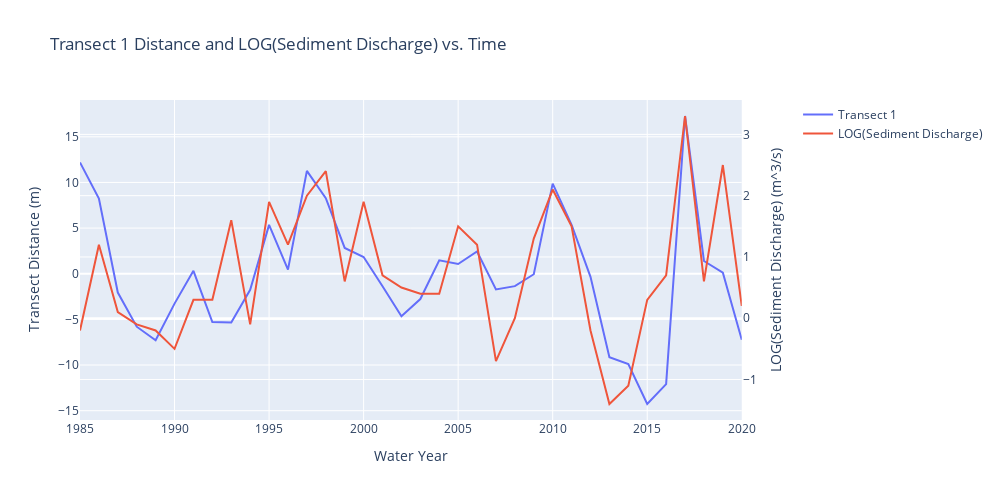

The notebook cell this image was saved under:
### Code cell
import plotly.graph_objects as go
from plotly.subplots import make_subplots

# Create figure with secondary y-axis
fig = make_subplots(specs=[[{"secondary_y": True}]])

# Add traces
fig.add_trace(
    go.Scatter(x=[1985,1986,1987,1988,1989,1990,1991,1992,1993,1994,1995,1996,1997,1998,1999,2000,2001,2002,2003,2004,2005,2006,2007,2008,2009,2010,2011,2012,2013,2014,2015,2016,2017,2018,2019,2020], 
               y=[12.194963174,8.237563964,-2.061170983,-5.799314326,-7.279031764,-3.272433307,0.3161232078,-5.289173695,-5.33752132,-1.766705379,5.352456645,0.447907167,11.26185354,8.270637795,2.821547504,1.833577833,-1.373638083,-4.64562967,-2.768499982,1.474050189,1.068130145,2.433538163,-1.723978019,-1.359934222,-0.05505201188,9.871895858,5.346545497,-0.3419442283,-9.134881221,-9.902222467,-14.26692847,-12.09478824,17.27744621,1.396669336,0.1181461823,-7.228526739], 
               name="Transect 1"),
    secondary_y=False,
)

fig.add_trace(
    go.Scatter(x=[1985,1986,1987,1988,1989,1990,1991,1992,1993,1994,1995,1996,1997,1998,1999,2000,2001,2002,2003,2004,2005,2006,2007,2008,2009,2010,2011,2012,2013,2014,2015,2016,2017,2018,2019,2020], 
               y=[-0.2,1.2,0.1,-0.1,-0.2,-0.5,0.3,0.3,1.6,-0.1,1.9,1.2,2.0,2.4,0.6,1.9,0.7,0.5,0.4,0.4,1.5,1.2,-0.7,0.0,1.3,2.1,1.5,-0.2,-1.4,-1.1,0.3,0.7,3.3,0.6,2.5,0.2], 
               name="LOG(Sediment Discharge)"),
    secondary_y=True,
)

# Add figure title
fig.update_layout(
    title_text="Transect 1 Distance and LOG(Sediment Discharge) vs. Time",
    width=1000, height=500
)

# Set x-axis title
fig.update_xaxes(title_text="Water Year")

# Set y-axes titles
fig.update_yaxes(title_text="Transect Distance (m)", secondary_y=False)
fig.update_yaxes(title_text="LOG(Sediment Discharge) (m^3/s)", secondary_y=True)

fig.show()
#fig.write_image("images/fig3.jpeg")

### Figure 1 — Plotly figure (JSON) as saved in the notebook; plotly's stock layout.template omitted (floating-point values rounded to 4 significant figures)
{"data": [{"name": "Transect 1", "type": "scatter", "x": [1985, 1986, 1987, 1988, 1989, 1990, 1991, 1992, 1993, 1994, 1995, 1996, 1997, 1998, 1999, 2000, 2001, 2002, 2003, 2004, 2005, 2006, 2007, 2008, 2009, 2010, 2011, 2012, 2013, 2014, 2015, 2016, 2017, 2018, 2019, 2020], "xaxis": "x", "y": [12.19, 8.238, -2.061, -5.799, -7.279, -3.272, 0.3161, -5.289, -5.338, -1.767, 5.352, 0.4479, 11.26, 8.271, 2.822, 1.834, -1.374, -4.646, -2.768, 1.474, 1.068, 2.434, -1.724, -1.36, -0.05505, 9.872, 5.347, -0.3419, -9.135, -9.902, -14.27, -12.09, 17.28, 1.397, 0.1181, -7.229], "yaxis": "y"}, {"name": "LOG(Sediment Discharge)", "type": "scatter", "x": [1985, 1986, 1987, 1988, 1989, 1990, 1991, 1992, 1993, 1994, 1995, 1996, 1997, 1998, 1999, 2000, 2001, 2002, 2003, 2004, 2005, 2006, 2007, 2008, 2009, 2010, 2011, 2012, 2013, 2014, 2015, 2016, 2017, 2018, 2019, 2020], "xaxis": "x", "y": [-0.2, 1.2, 0.1, -0.1, -0.2, -0.5, 0.3, 0.3, 1.6, -0.1, 1.9, 1.2, 2, 2.4, 0.6, 1.9, 0.7, 0.5, 0.4, 0.4, 1.5, 1.2, -0.7, 0, 1.3, 2.1, 1.5, -0.2, -1.4, -1.1, 0.3, 0.7, 3.3, 0.6, 2.5, 0.2], "yaxis": "y2"}], "layout": {"height": 500, "title": {"text": "Transect 1 Distance and LOG(Sediment Discharge) vs. Time"}, "width": 1000, "xaxis": {"anchor": "y", "autorange": true, "domain": [0, 0.94], "range": [1985, 2020], "title": {"text": "Water Year"}, "type": "linear"}, "yaxis": {"anchor": "x", "autorange": true, "domain": [0, 1], "range": [-16.02, 19.03], "title": {"text": "Transect Distance (m)"}, "type": "linear"}, "yaxis2": {"anchor": "x", "autorange": true, "overlaying": "y", "range": [-1.661, 3.561], "side": "right", "title": {"text": "LOG(Sediment Discharge) (m^3/s)"}, "type": "linear"}}}
